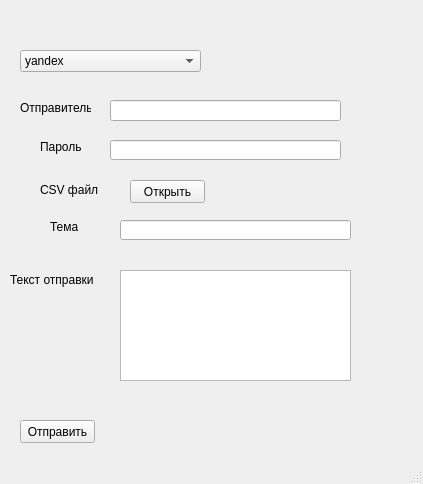
<?xml version="1.0" encoding="UTF-8"?>
<ui version="4.0">
 <class>MainWindow</class>
 <widget class="QMainWindow" name="MainWindow">
  <property name="geometry">
   <rect>
    <x>0</x>
    <y>0</y>
    <width>423</width>
    <height>484</height>
   </rect>
  </property>
  <property name="windowTitle">
   <string>MainWindow</string>
  </property>
  <widget class="QWidget" name="centralwidget">
   <widget class="QLineEdit" name="msg_subj">
    <property name="geometry">
     <rect>
      <x>120</x>
      <y>220</y>
      <width>231</width>
      <height>20</height>
     </rect>
    </property>
   </widget>
   <widget class="QLabel" name="label_2">
    <property name="geometry">
     <rect>
      <x>50</x>
      <y>220</y>
      <width>47</width>
      <height>14</height>
     </rect>
    </property>
    <property name="text">
     <string>Тема</string>
    </property>
   </widget>
   <widget class="QLabel" name="label_3">
    <property name="geometry">
     <rect>
      <x>10</x>
      <y>270</y>
      <width>91</width>
      <height>20</height>
     </rect>
    </property>
    <property name="text">
     <string>Текст отправки</string>
    </property>
   </widget>
   <widget class="QPushButton" name="send_mail">
    <property name="geometry">
     <rect>
      <x>20</x>
      <y>420</y>
      <width>75</width>
      <height>23</height>
     </rect>
    </property>
    <property name="text">
     <string>Отправить</string>
    </property>
   </widget>
   <widget class="QLabel" name="label_4">
    <property name="geometry">
     <rect>
      <x>20</x>
      <y>100</y>
      <width>71</width>
      <height>16</height>
     </rect>
    </property>
    <property name="text">
     <string>Отправитель</string>
    </property>
   </widget>
   <widget class="QLineEdit" name="addr_from">
    <property name="geometry">
     <rect>
      <x>110</x>
      <y>100</y>
      <width>231</width>
      <height>21</height>
     </rect>
    </property>
   </widget>
   <widget class="QLineEdit" name="msg_password">
    <property name="geometry">
     <rect>
      <x>110</x>
      <y>140</y>
      <width>231</width>
      <height>20</height>
     </rect>
    </property>
    <property name="echoMode">
     <enum>QLineEdit::Password</enum>
    </property>
    <property name="dragEnabled">
     <bool>false</bool>
    </property>
   </widget>
   <widget class="QLabel" name="label_5">
    <property name="geometry">
     <rect>
      <x>40</x>
      <y>140</y>
      <width>47</width>
      <height>14</height>
     </rect>
    </property>
    <property name="text">
     <string>Пароль</string>
    </property>
   </widget>
   <widget class="QTextEdit" name="msg_text">
    <property name="geometry">
     <rect>
      <x>120</x>
      <y>270</y>
      <width>231</width>
      <height>111</height>
     </rect>
    </property>
   </widget>
   <widget class="QComboBox" name="server">
    <property name="geometry">
     <rect>
      <x>20</x>
      <y>50</y>
      <width>181</width>
      <height>22</height>
     </rect>
    </property>
    <item>
     <property name="text">
      <string>yandex</string>
     </property>
    </item>
    <item>
     <property name="text">
      <string>mail</string>
     </property>
    </item>
   </widget>
   <widget class="QPushButton" name="choose_file">
    <property name="geometry">
     <rect>
      <x>130</x>
      <y>180</y>
      <width>75</width>
      <height>23</height>
     </rect>
    </property>
    <property name="text">
     <string>Открыть</string>
    </property>
   </widget>
   <widget class="QLabel" name="label_6">
    <property name="geometry">
     <rect>
      <x>40</x>
      <y>180</y>
      <width>81</width>
      <height>20</height>
     </rect>
    </property>
    <property name="text">
     <string>CSV файл</string>
    </property>
   </widget>
  </widget>
  <widget class="QMenuBar" name="menubar">
   <property name="geometry">
    <rect>
     <x>0</x>
     <y>0</y>
     <width>423</width>
     <height>21</height>
    </rect>
   </property>
  </widget>
  <widget class="QStatusBar" name="statusbar"/>
 </widget>
 <resources/>
 <connections/>
</ui>
